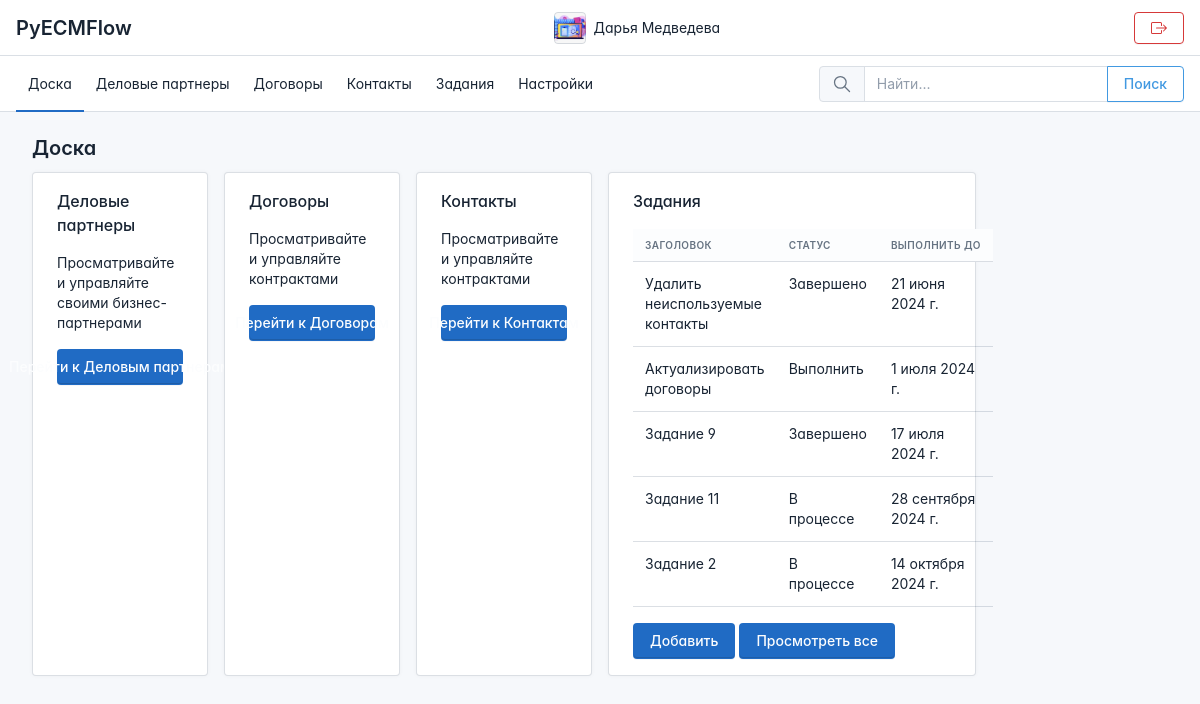
The app's page / (signed in) with its own data.
### apps/accounts/models.py (models this page shows, shortened)
class UserProfile(models.Model):
    user = models.OneToOneField(User, on_delete=models.CASCADE, related_name='profile',
                                verbose_name='Пользователь')
    email_address = models.EmailField(blank=True,
                                      verbose_name='Наименование')
    bio = models.TextField(blank=True, null=True,
                           verbose_name='О себе')
    phone_number = models.CharField(max_length=20, blank=True, null=True, verbose_name='Телефон')
    profile_picture = models.ImageField(upload_to='user_images', null=True, blank=True,
                                        verbose_name='Фото профиля')

### apps/tasks/models.py (models this page shows, shortened)
class Task(models.Model):
    TASK_STATUS_CHOICES = [
        ('Выполнить', 'Выполнить'),
        ('В процессе', 'В процессе'),
        ('Завершено', 'Завершено'),
        ('Отменено', 'Отменено'),
    ]
    title = models.CharField(max_length=100, default='Новое задание', verbose_name='Название')
    description = models.TextField(verbose_name='Описание')
    status = models.CharField(max_length=20, choices=TASK_STATUS_CHOICES, default='todo',
                              verbose_name='Статус')
    completed = models.BooleanField(default=False, verbose_name='Завершено')
    due_date = models.DateField(default=date.today, verbose_name='Срок выполнения')
    created_at = models.DateTimeField(auto_now_add=True, verbose_name='Дата создания')
    assigned_to = models.ForeignKey(User, on_delete=models.CASCADE, related_name='tasks',
                                    null=True, blank=True, verbose_name='Назначено')

### apps/dashboard/views.py (the view)
# urls.py: path('', login_required(dashboard), name='dashboard'),
@login_required
def dashboard(request):
    user_tasks = Task.objects.filter(assigned_to=request.user).order_by('due_date')[:5]
    return render(request, 'dashboard.html', {
        'user_tasks': user_tasks,
    })

### templates/dashboard.html
{% extends 'base.html' %}
{% block content %}
<div class="page-header d-print-none" style="margin-top:-6px;">
    <div class="container-xl">
        <div class="row g-2 align-items-center">
            <div class="col">
                <h2 class="page-title">Доска</h2>
            </div>
        </div>
    </div>
</div>
<div class="container-xl" style="margin-top:6px;">
    <div class="row row-deck row-cards">
        <div class="col-sm-6 col-lg-2">
            <div class="card">
                <div class="card-body">
                    <h5 class="card-title">Деловые партнеры</h5>
                    <p class="card-text">Просматривайте и управляйте своими бизнес-партнерами</p><div class="text-center">
                    <a href="{% url 'business_partner:businesspartner_list' %}" class="btn btn-primary d-flex align-items-end" >Перейти к Деловым партнерам</a>
                </div>
                </div>
            </div>
        </div>
        <div class="col-sm-6 col-lg-2">
            <div class="card">
                <div class="card-body">
                    <h5 class="card-title">Договоры</h5>
                    <p class="card-text">Просматривайте и управляйте контрактами</p>
                    <div class="text-center">
                        <a href="{% url 'contracts:contracts_list' %}" class="btn btn-primary d-flex align-items-end">Перейти к Договорам</a>
                    </div>
                </div>
            </div>
        </div>
        <div class="col-sm-6 col-lg-2">
            <div class="card">
                <div class="card-body">
                    <h5 class="card-title">Контакты</h5><p class="card-text">Просматривайте и управляйте контрактами</p>
                    <div class="text-center">
                        <a href="{% url 'contact:contact_list' %}" class="btn btn-primary d-flex align-items-end">Перейти к Контактам</a>
                    </div>
                </div>
            </div>
        </div>
        <div class="col-sm-6 col-lg-4">
            <div class="card">
                <div class="card-body">
                    <h5 class="card-title">Задания</h5>
                    <table class="table">
                        <thead>
                            <tr>
                                <th>Заголовок</th>
                                <th>Статус</th>
                                <th>Выполнить до</th>
                            </tr>
                        </thead>
                        <tbody>
                            {% for task in user_tasks %}
                            <tr>
                                <td>{{ task.title }}</td>
                                <td>{{ task.get_status_display }}</td>
                                <td>{{ task.due_date }}</td>
                            </tr>
                            {% empty %}
                            <tr>
                                <td colspan="3">Задания не найдены.</td>
                            </tr>
                            {% endfor %}
                        </tbody>
                    </table>
                   <a href="{% url 'tasks:task_create' %}" class="btn btn-primary">Добавить</a>
                   <a href="{% url 'tasks:task_list' %}" class="btn btn-primary">Просмотреть все</a>
                </div>
            </div>
        </div>
    </div>
</div>
{% endblock %}

### templates/base.html (shortened to what this page needs)
<!DOCTYPE html>
<html lang="ru">
<head>
    {% load static %}
    <link href="{% static 'css/ui/tabler.css' %}" rel="stylesheet"/>
</head>
<body  class=" layout-fluid">
    <div class="page">
        {% include 'navigation.html' %}
        <div class="page-wrapper">
            <div class="page-body">
                <div class="container-xl">
                    {% block content %}{% endblock %}
                </div>
             </div>
        </div>
    </div>
</body>
</html>

### templates/navigation.html (shortened to what this page needs)
<header class="navbar navbar-expand-md d-print-none" >
    <div class="container-xl">
        <h1 class="navbar-brand navbar-brand-autodark d-none-navbar-horizontal pe-0 pe-md-3" width="110" height="32">
            <a href="{% url 'dashboard:dashboard' %}">PyECMFlow</a>
        </h1>
        <div class="navbar-nav flex-row order-md-last">
            <div class="d-none d-md-flex">
                <div class="nav-item">
                    <a href="{% url 'accounts:profile' %}" class="nav-link d-flex lh-1 text-reset p-0" >
                        <span class="avatar avatar-sm" style="background-image: url({% if user.profile.profile_picture %}{{ user.profile.profile_picture.url }}{% else %}https://via.placeholder.com/150{% endif %})"></span>
                        <div class="d-none d-xl-block ps-2">
                            <div>{{ user.first_name }} {{ user.last_name }}</div>
                        </div>
                    </a>
                </div>
            </div>
        </div>
        <div class="navbar-nav flex-row order-md-last">
            <div class="d-none d-md-flex">
                <div class="nav-item">
                    <div class="d-none d-xl-block ps-2">
                        <a href="{% url 'accounts:login' %}" class="nav-link d-flex lh-1 text-reset p-0" >
                            <button type="button" class="btn btn-outline-danger"></button>
                        </a>
                    </div>
                </div>
            </div>
        </div>
    </div>
</header>
<header class="navbar-expand-md">
    <div class="collapse navbar-collapse" id="navbar-menu">
        <div class="navbar">
            <div class="container-xl">
                <ul class="navbar-nav">
                    <li class="nav-item active">
                        <a class="nav-link" href="{% url 'dashboard:dashboard' %}" >
                            <span class="nav-link-title ">Доска</span>
                        </a>
                    </li>
                    <li class="nav-item">
                        <a class="nav-link" href="{% url 'business_partner:businesspartner_list' %}">
                            <span class="nav-link-title">Деловые партнеры</span>
                        </a>
                    </li>
                    <li class="nav-item">
                        <a class="nav-link" href="{% url 'contracts:contracts_list' %}" >
                            <span class="nav-link-title">Договоры</span>
                        </a>
                    </li>
                    <li class="nav-item">
                        <a class="nav-link" href="{% url 'contact:contact_list' %}" >
                            <span class="nav-link-title">Контакты</span>
                        </a>
                    </li>
                    <li class="nav-item">
                        <a class="nav-link" href="{% url 'tasks:task_list' %}" >
                            <span class="nav-link-title">Задания</span>
                        </a>
                    </li>
                    {% if request.user.is_staff %}
                    <li class="nav-item">
                        <a class="nav-link" href="{% url 'admin:index' %}" >
                            <span class="nav-link-title">Настройки</span>
                        </a>
                    </li>
                    {% endif %}
                </ul>
            <div class="my-2 my-md-0 flex-grow-1 flex-md-grow-0 order-first order-md-last">
                <form id="search-form" action="{% url 'search:search' %}" method="get" autocomplete="off" novalidate>
                    <div class="input-group">
                        <span class="input-group-text">
                        </span>
                        <input id="search-input" type="text" name="q" value="" class="form-control" placeholder="Найти..." aria-label="Search the website">
                        <button class="btn btn-outline-info" type="submit">Поиск</button>
                    </div>
                </form>
            </div>
            </div>
        </div>
    </div>
</header>

### templates/base.html (style rules this page uses)
:root { --tblr-font-sans-serif: 'Inter Var', -apple-system, BlinkMacSystemFont, San Francisco, Segoe UI, Roboto, Helvetica Neue, sans-serif; }
body { font-feature-settings: "cv03", "cv04", "cv11"; }

### records on screen
Task: title "Удалить неиспользуемые контакты", status "Завершено", due_date "21 июня 2024 г."
Task: title "Актуализировать договоры", status "Выполнить", due_date "1 июля 2024 г."
Task: title "Задание 9", status "Завершено", due_date "17 июля 2024 г."
Task: title "Задание 11", status "В процессе", due_date "28 сентября 2024 г."
Task: title "Задание 2", status "В процессе", due_date "14 октября 2024 г."

### other values on screen
{{ user.first_name }} "Дарья"
{{ user.last_name }} "Медведева"
